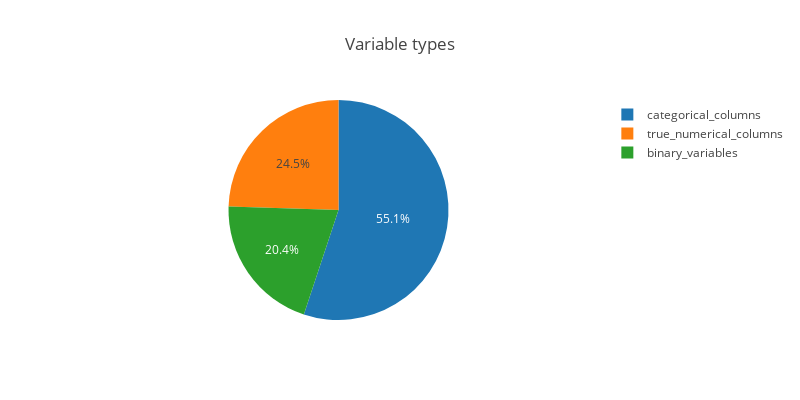

The notebook cell saved with this chart:
### Code cell
variables = {
    'categorical_columns': len(categorical_columns),
    'binary_variables': len(binary_variables),
    'true_numerical_columns': len(true_numerical_columns)
}
pie_trace = go.Pie(labels=list(variables.keys()), values=list(variables.values()))
layout = dict(title= "Variable types", height=400, width=800)
fig = dict(data=[pie_trace], layout=layout)
iplot(fig)

### Figure 1 — Plotly figure (JSON) as saved in the notebook; plotly's stock layout.template omitted (floating-point values rounded to 4 significant figures)
{"data": [{"labels": ["categorical_columns", "binary_variables", "true_numerical_columns"], "type": "pie", "uid": "aaaee6e4-068e-446b-af95-36563a298d33", "values": [54, 20, 24]}], "layout": {"height": 400, "title": {"text": "Variable types"}, "width": 800}}
